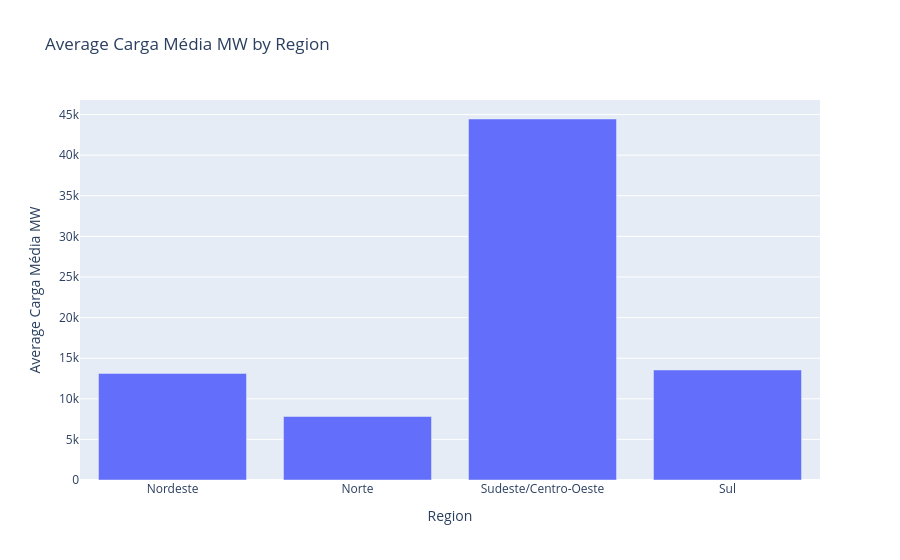

Notebook code cell kept with this figure:
### Code cell
fig_bar = px.bar(
    agg_data,
    x='nom_subsistema',
    y='val_cargaenergiamwmed',
    title='Average Carga Média MW by Region',
    labels={'val_cargaenergiamwmed': 'Average Carga Média MW', 'nom_subsistema': 'Region'}
)

fig_bar.show()

### Figure 1 — Plotly figure (JSON) as saved in the notebook; plotly's stock layout.template omitted (floating-point values rounded to 4 significant figures)
{"data": [{"hovertemplate": "Region=%{x}<br>Average Carga Média MW=%{y}<extra></extra>", "legendgroup": "", "marker": {"color": "#636efa", "pattern": {"shape": ""}}, "name": "", "orientation": "v", "showlegend": false, "textposition": "auto", "type": "bar", "x": ["Nordeste", "Norte", "Sudeste/Centro-Oeste", "Sul"], "xaxis": "x", "y": [13120.0, 7820.0, 44450.0, 13550.0], "yaxis": "y"}], "layout": {"barmode": "relative", "legend": {"tracegroupgap": 0}, "title": {"text": "Average Carga Média MW by Region"}, "xaxis": {"anchor": "y", "domain": [0, 1], "title": {"text": "Region"}}, "yaxis": {"anchor": "x", "domain": [0, 1], "title": {"text": "Average Carga Média MW"}}}}
